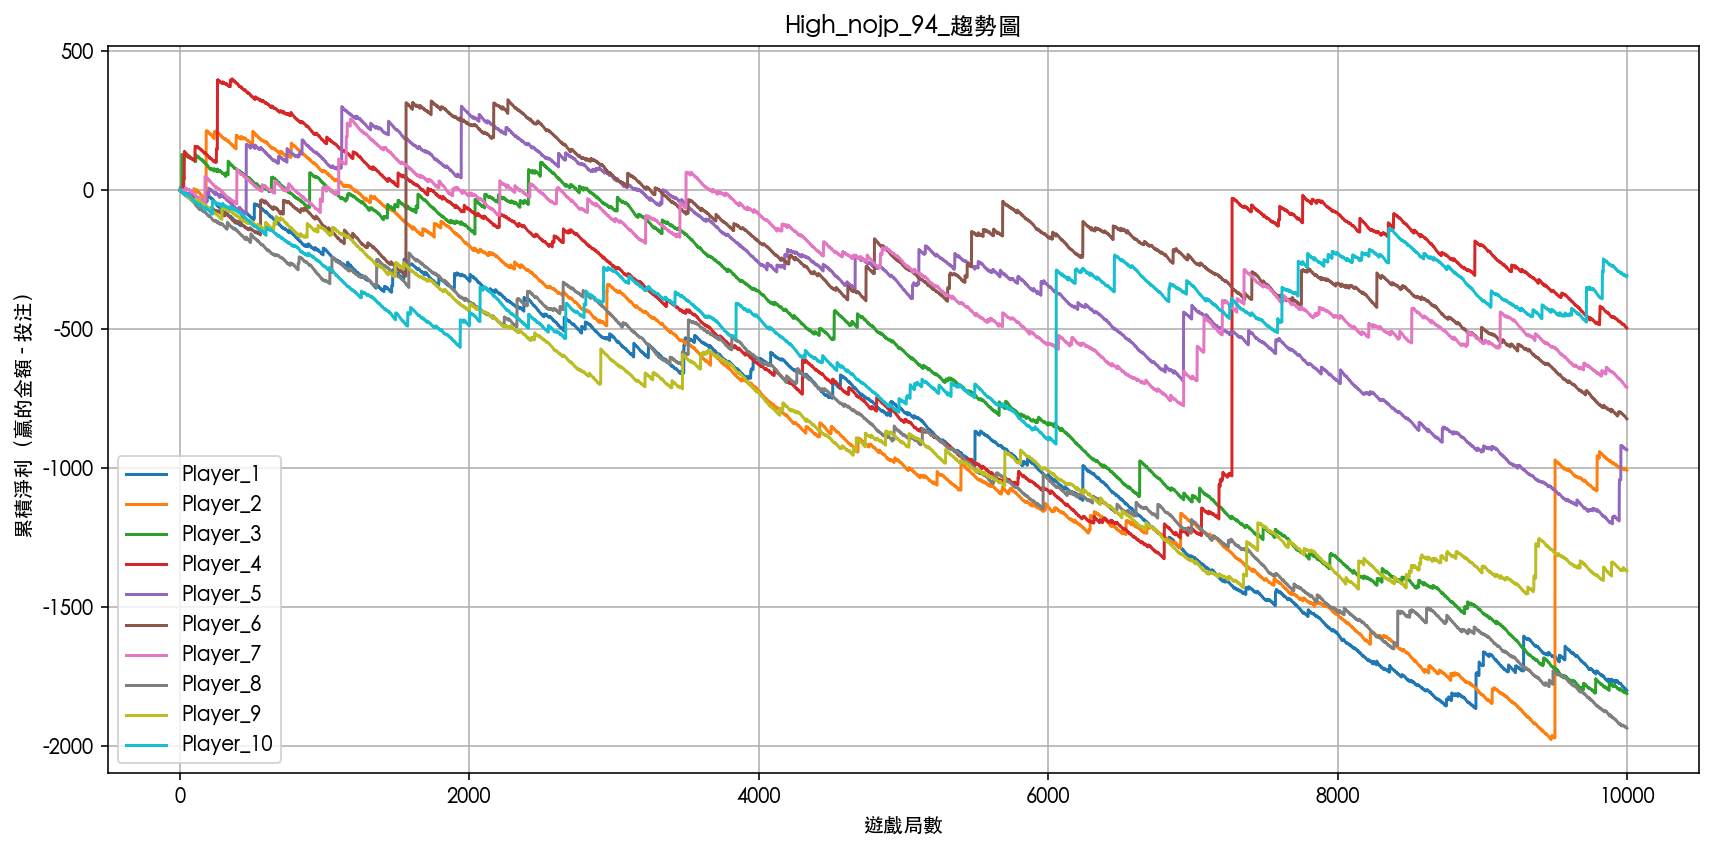

This figure's Python source:
import torch
import pandas as pd
import matplotlib.pyplot as plt

# 設定中文字型（macOS 預設有的字型）
plt.rcParams['font.family'] = 'Heiti TC'  # 或 'PingFang TC'、'Arial Unicode MS'
plt.rcParams['axes.unicode_minus'] = False  # 正確顯示負號


# ------------------------------
# 遊戲設定參數
# ------------------------------
positions = list(range(17))
probs = torch.tensor([
    0.0000152587890625, 0.000244140625, 0.0018310546875, 0.008544921875,
    0.02777099609375, 0.066650390625, 0.1221923828125, 0.174560546875,
    0.196380615234375, 0.174560546875, 0.1221923828125, 0.066650390625,
    0.02777099609375, 0.008544921875, 0.0018310546875, 0.000244140625,
    0.0000152587890625
], dtype=torch.float32)

payout_table = torch.tensor([
    1000.0, 125.0, 0, 0, 2.0,
    1.1, 0.5, 0.3, 0.0, 0.3,
    0.5, 1.1, 2.0, 0, 0,
    125.0, 1000.0
], dtype=torch.float32)

ball_multipliers = torch.tensor([1, 2, 5], dtype=torch.float32)
ball_probs = torch.tensor([0.93, 0.05, 0.02], dtype=torch.float32)

free_game_positions = {2, 3, 13, 14}
bet_amount = 1.0
rounds_per_player = 10_000
num_players = 10
device = torch.device("cpu")  # 避免 GPU/MPS 爆記憶體

# ------------------------------
# 免費遊戲 mini slot
# ------------------------------
def draw_free_game_mini_slot(rng, bet_amount, multiplier):
    roll = torch.rand(1, generator=rng).item()
    if roll < 0.002312:
        return (bet_amount * 100) * multiplier
    elif roll < 0.07612:
        return (bet_amount * 50) * multiplier
    elif roll < 0.18612:
        return bet_amount * 25 * multiplier
    elif roll < 0.35112:
        return bet_amount * 10 * multiplier
    elif roll < 0.63512:
        return bet_amount * 5 * multiplier
    else:
        return bet_amount * 1 * multiplier

# ------------------------------
# 模擬單一玩家
# ------------------------------
def simulate_player(player_id):
    rng = torch.Generator().manual_seed(100 + player_id)
    pos_draw = torch.multinomial(probs, rounds_per_player, replacement=True, generator=rng)
    mult_draw = torch.multinomial(ball_probs, rounds_per_player, replacement=True, generator=rng)
    multipliers = ball_multipliers[mult_draw]
    base_prizes = payout_table[pos_draw]

    cum_profit = 0
    trend = []

    for i in range(rounds_per_player):
        pos = pos_draw[i].item()
        mult = multipliers[i].item()
        base_win = base_prizes[i].item() * mult
        reward = draw_free_game_mini_slot(rng, bet_amount, mult) if pos in free_game_positions else 0
        profit = base_win + reward - bet_amount
        cum_profit += profit
        trend.append(cum_profit)

    return trend

# ------------------------------
# 主流程：模擬並畫圖
# ------------------------------
all_trends = pd.DataFrame()

for pid in range(1, num_players + 1):
    print(f"模擬 Player {pid} 中...")
    trend = simulate_player(pid)
    all_trends[f'Player_{pid}'] = trend

# 畫圖
all_trends.index.name = "Round"
all_trends.plot(figsize=(12, 6), title="High_nojp_94_趨勢圖")
plt.xlabel("遊戲局數")
plt.ylabel("累積淨利（贏的金額 - 投注）")
plt.grid(True)
plt.tight_layout()
plt.show()
